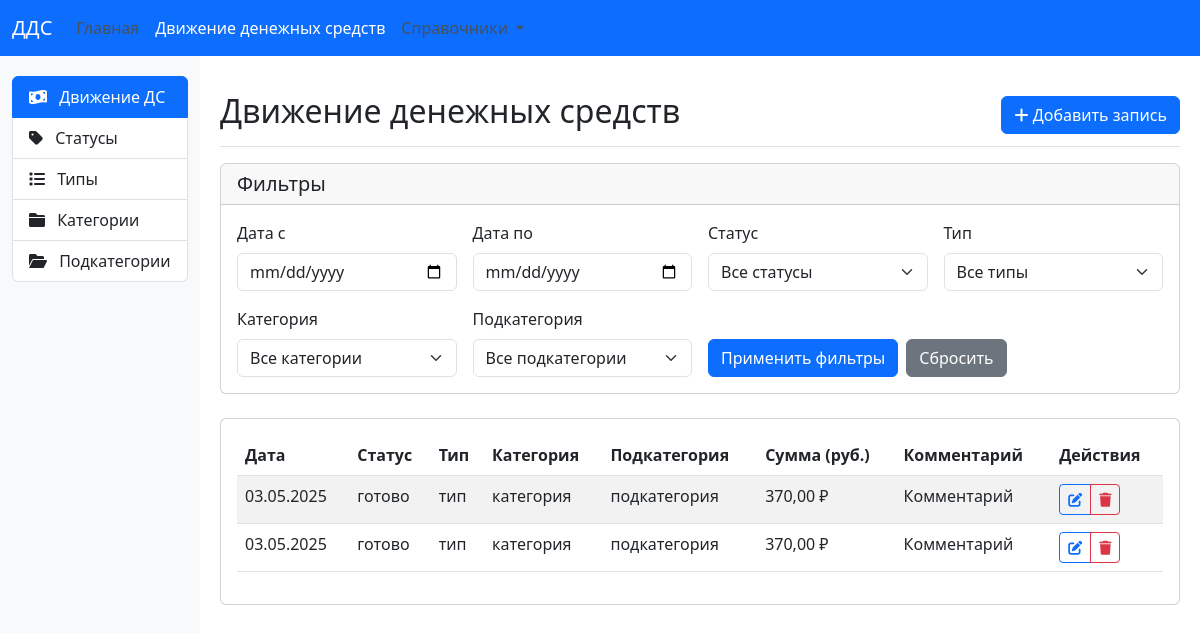
Screenshot of /cash_flow/cashflow/ with the database file from the repository.
### cash_flow/models.py (models this page shows, shortened)
class CashFlow(models.Model):
    date_created = models.DateField(verbose_name="Дата создания")
    status = models.ForeignKey(
        Status,
        on_delete=models.PROTECT,
        verbose_name="Статус"
    )
    type = models.ForeignKey(
        Type,
        on_delete=models.PROTECT,
        verbose_name="Тип"
    )
    category = models.ForeignKey(
        Category,
        on_delete=models.PROTECT,
        verbose_name="Категория"
    )
    subcategory = models.ForeignKey(
        Subcategory,
        on_delete=models.PROTECT,
        verbose_name="Подкатегория"
    )
    amount = models.DecimalField(
        max_digits=10,
        decimal_places=2,
        validators=[MinValueValidator(0.01)],
        verbose_name="Сумма (руб.)"
    )
    comment = models.TextField(
        blank=True,
        null=True,
        verbose_name="Комментарий"
    )
    class Meta:
        verbose_name = "Движение денежных средств"
        verbose_name_plural = "Движение денежных средств"
        ordering = ['-date_created']

class Status(models.Model):
    name = models.CharField(
        max_length=100,
        unique=True,
        verbose_name="Название"
    )
    class Meta:
        verbose_name = "Статус"
        verbose_name_plural = "Статусы"
        ordering = ['name']

class Type(models.Model):
    name = models.CharField(
        max_length=100,
        unique=True,
        verbose_name="Название"
    )
    class Meta:
        verbose_name = "Тип"
        verbose_name_plural = "Типы"
        ordering = ['name']

class Category(models.Model):
    name = models.CharField(max_length=100, verbose_name="Название")
    type = models.ForeignKey(
        Type,
        on_delete=models.CASCADE,
        related_name='categories',
        verbose_name="Тип"
    )
    class Meta:
        verbose_name = "Категория"
        verbose_name_plural = "Категории"
        ordering = ['name']
        unique_together = ['name', 'type']

class Subcategory(models.Model):
    name = models.CharField(max_length=100, verbose_name="Название")
    category = models.ForeignKey(
        Category,
        on_delete=models.CASCADE,
        related_name='subcategories',
        verbose_name="Категория"
    )
    class Meta:
        verbose_name = "Подкатегория"
        verbose_name_plural = "Подкатегории"
        ordering = ['name']
        unique_together = ['name', 'category']

### cash_flow/views.py (the view)
class CashFlowListView(FilterMixin, ListView):
    model = CashFlow
    template_name = 'cash_flow/cashflow_list.html'
    context_object_name = 'cashflows'
    paginate_by = 10
    filter_fields = ['status', 'type', 'category', 'subcategory']
    def get_queryset(self):
        queryset = super().get_queryset()
        start_date = self.request.GET.get('start_date')
        end_date = self.request.GET.get('end_date')
        if start_date:
            queryset = queryset.filter(date_created__gte=start_date)
        if end_date:
            queryset = queryset.filter(date_created__lte=end_date)
        return queryset
    def get_context_data(self, **kwargs):
        context = super().get_context_data(**kwargs)
        context['statuses'] = Status.objects.all()
        context['types'] = Type.objects.all()
        context['categories'] = Category.objects.all()
        context['subcategories'] = Subcategory.objects.all()
        filters = context.get('filters', {})
        filters.update({
            'start_date': self.request.GET.get('start_date', ''),
            'end_date': self.request.GET.get('end_date', ''),
        })
        context['filters'] = filters
        return context

### cash_flow/views.py (called while the page is built)
    def get_queryset(self):
        queryset = super().get_queryset()
        for field in self.filter_fields:
            value = self.request.GET.get(field)
            if value:
                filter_kwargs = {field: value}
                queryset = queryset.filter(**filter_kwargs)
        return queryset

    def get_context_data(self, **kwargs):
        context = super().get_context_data(**kwargs)
        filters = {}
        for field in self.filter_fields:
            filters[field] = self.request.GET.get(field, '')
        context['filters'] = filters
        return context

### templates/cash_flow/cashflow_list.html (shortened to what this page needs)
{% extends 'base.html' %}
{% block header %}Движение денежных средств{% endblock %}
{% block header_buttons %}
    <a href="{% url 'cashflow_create' %}" class="btn btn-primary">
        <i class="fas fa-plus"></i> Добавить запись
    </a>
{% endblock %}
{% block content %}
    <div class="card mb-4">
        <div class="card-header">
            <h5 class="mb-0">Фильтры</h5>
        </div>
        <div class="card-body">
            <form method="get" class="row g-3">
                <div class="col-md-3">
                    <label for="start_date" class="form-label">Дата с</label>
                    <input type="date" class="form-control" id="start_date" name="start_date" value="{{ filters.start_date }}">
                </div>
                <div class="col-md-3">
                    <label for="end_date" class="form-label">Дата по</label>
                    <input type="date" class="form-control" id="end_date" name="end_date" value="{{ filters.end_date }}">
                </div>
                <div class="col-md-3">
                    <label for="status" class="form-label">Статус</label>
                    <select class="form-select" id="status" name="status">
                        <option value="">Все статусы</option>
                    </select>
                </div>
                <div class="col-md-3">
                    <label for="type" class="form-label">Тип</label>
                    <select class="form-select" id="type" name="type">
                        <option value="">Все типы</option>
                    </select>
                </div>
                <div class="col-md-3">
                    <label for="category" class="form-label">Категория</label>
                    <select class="form-select" id="category" name="category">
                        <option value="">Все категории</option>
                    </select>
                </div>
                <div class="col-md-3">
                    <label for="subcategory" class="form-label">Подкатегория</label>
                    <select class="form-select" id="subcategory" name="subcategory">
                        <option value="">Все подкатегории</option>
                    </select>
                </div>
                <div class="col-md-6 d-flex align-items-end">
                    <button type="submit" class="btn btn-primary me-2">Применить фильтры</button>
                    <a href="{% url 'cashflow_list' %}" class="btn btn-secondary">Сбросить</a>
                </div>
            </form>
        </div>
    </div>
    <div class="card">
        <div class="card-body">
            {% if cashflows %}
                <div class="table-responsive">
                    <table class="table table-striped table-hover">
                        <thead>
                            <tr>
                                <th>Дата</th>
                                <th>Статус</th>
                                <th>Тип</th>
                                <th>Категория</th>
                                <th>Подкатегория</th>
                                <th>Сумма (руб.)</th>
                                <th>Комментарий</th>
                                <th>Действия</th>
                            </tr>
                        </thead>
                        <tbody>
                            {% for cashflow in cashflows %}
                                <tr>
                                    <td>{{ cashflow.date_created|date:"d.m.Y" }}</td>
                                    <td>{{ cashflow.status.name }}</td>
                                    <td>{{ cashflow.type.name }}</td>
                                    <td>{{ cashflow.category.name }}</td>
                                    <td>{{ cashflow.subcategory.name }}</td>
                                    <td>{{ cashflow.amount }} ₽</td>
                                    <td>{{ cashflow.comment|default:"-"|truncatechars:50 }}</td>
                                    <td>
                                        <div class="btn-group" role="group">
                                            <a href="{% url 'cashflow_update' cashflow.id %}" class="btn btn-sm btn-outline-primary">
                                                <i class="fas fa-edit"></i>
                                            </a>
                                            <a href="{% url 'cashflow_delete' cashflow.id %}" class="btn btn-sm btn-outline-danger">
                                                <i class="fas fa-trash"></i>
                                            </a>
                                        </div>
                                    </td>
                                </tr>
                            {% endfor %}
                        </tbody>
                    </table>
                </div>
            {% else %}
                <div class="alert alert-info">
                    Записи о движении денежных средств не найдены.
                </div>
            {% endif %}
        </div>
    </div>
{% endblock %}

### templates/base.html (shortened to what this page needs)
<!DOCTYPE html>
<html lang="ru">
<head>
    <link href="https://cdn.jsdelivr.net/npm/bootstrap@5.3.0-alpha1/dist/css/bootstrap.min.css" rel="stylesheet">
    <link rel="stylesheet" href="https://cdnjs.cloudflare.com/ajax/libs/font-awesome/6.0.0/css/all.min.css">
</head>
<body>
    <nav class="navbar navbar-expand-lg navbar-dark bg-primary">
        <div class="container-fluid">
            <a class="navbar-brand" href="{% url 'index' %}">ДДС</a>
            <div class="collapse navbar-collapse" id="navbarNav">
                <ul class="navbar-nav">
                    <li class="nav-item">
                        <a class="nav-link {% if request.path == '/cash_flow/' %}active{% endif %}" href="{% url 'index' %}">Главная</a>
                    </li>
                    <li class="nav-item">
                        <a class="nav-link {% if '/cash_flow/cashflow/' in request.path %}active{% endif %}" href="{% url 'cashflow_list' %}">Движение денежных средств</a>
                    </li>
                    <li class="nav-item dropdown">
                        <a class="nav-link dropdown-toggle" href="#" id="navbarDropdown" role="button" data-bs-toggle="dropdown" aria-expanded="false">
                        </a>
                    </li>
                </ul>
            </div>
        </div>
    </nav>
    <div class="container-fluid">
        <div class="row">
            <div class="col-md-2 d-none d-md-block sidebar">
                <div class="list-group">
                    <a href="{% url 'cashflow_list' %}" class="list-group-item list-group-item-action {% if '/cash_flow/cashflow/' in request.path %}active{% endif %}">
                        <i class="fas fa-money-bill-wave me-2"></i> Движение ДС
                    </a>
                    <a href="{% url 'status_list' %}" class="list-group-item list-group-item-action {% if '/cash_flow/status/' in request.path %}active{% endif %}">
                        <i class="fas fa-tag me-2"></i> Статусы
                    </a>
                    <a href="{% url 'type_list' %}" class="list-group-item list-group-item-action {% if '/cash_flow/type/' in request.path %}active{% endif %}">
                        <i class="fas fa-list me-2"></i> Типы
                    </a>
                    <a href="{% url 'category_list' %}" class="list-group-item list-group-item-action {% if '/cash_flow/category/' in request.path %}active{% endif %}">
                        <i class="fas fa-folder me-2"></i> Категории
                    </a>
                    <a href="{% url 'subcategory_list' %}" class="list-group-item list-group-item-action {% if '/cash_flow/subcategory/' in request.path %}active{% endif %}">
                        <i class="fas fa-folder-open me-2"></i> Подкатегории
                    </a>
                </div>
            </div>
            <main class="col-md-10 ms-sm-auto content">
                <div class="d-flex justify-content-between flex-wrap flex-md-nowrap align-items-center pt-3 pb-2 mb-3 border-bottom">
                    <h1 class="h2">{% block header %}{% endblock %}</h1>
                    <div class="btn-toolbar mb-2 mb-md-0">
                        {% block header_buttons %}{% endblock %}
                    </div>
                </div>
                {% block content %}{% endblock %}
            </main>
        </div>
    </div>
</body>
</html>

### templates/base.html (style rules this page uses)
.sidebar { min-height: calc(100vh - 56px); background-color: #f8f9fa; padding-top: 20px; }
.content { padding: 20px; }
.nav-link { color: #495057; }
.nav-link.active { background-color: #0d6efd; color: white; }

### rows the page displays
CashFlow: date_created "03.05.2025", status.name "готово", type.name "тип", category.name "категория", subcategory.name "подкатегория", amount "370,00", comment "Комментарий"
CashFlow: date_created "03.05.2025", status.name "готово", type.name "тип", category.name "категория", subcategory.name "подкатегория", amount "370,00", comment "Комментарий"
